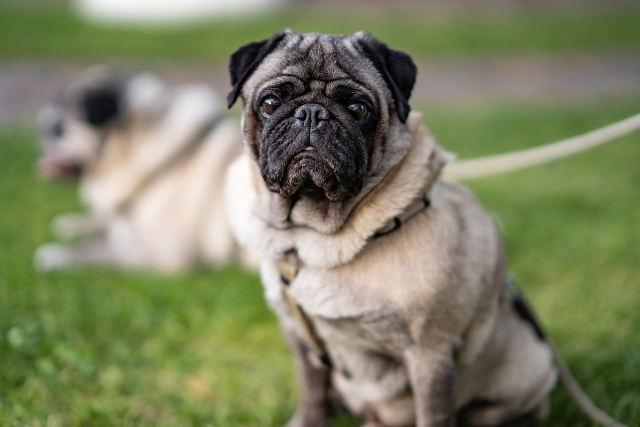
#> input picture aiiitb/OpenCV/Images/pug.jpg, 1280 x 853 px, found by its file name (shown at 1/2 size)
$ python OpenCV_ROI.py
#> lines starting #> are read from the running program, lines starting #| are printed output that depends on the picture
# -*- coding: utf-8 -*-
"""
Created on Thu Dec  7 20:28:17 2023

@author: AMIT
"""

import cv2
import numpy as np

img = cv2.imread("aiiitb\OpenCV\Images\pug.jpg")
#> img is the input picture: shape (853, 1280, 3); mean B, G, R 98.4, 129.9, 125.9

circles = np.zeros((2,2), int)
counter = 0

def mousePosition(event, x, y, flags, params):
    global counter
    if event == cv2.EVENT_LBUTTONDOWN:
        circles[counter] = x, y
        counter += 1
        print(circles)

roi = img[67:390,447:815]
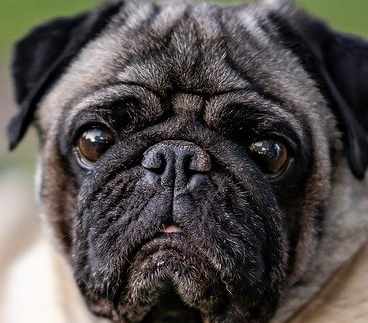
#> roi: shape (323, 368, 3); mean B, G, R 77.1, 79.3, 84.6

cv2.imshow("Original", img)
cv2.setMouseCallback('Original', mousePosition)
cv2.imshow("ROI", roi)

# press any key with 0 wait time
cv2.waitKey(0)
# Close all imageframe
cv2.destroyAllWindows()

$ run again, with aiiitb/OpenCV/Images/cards.jpg copied over aiiitb/OpenCV/Images/pug.jpg
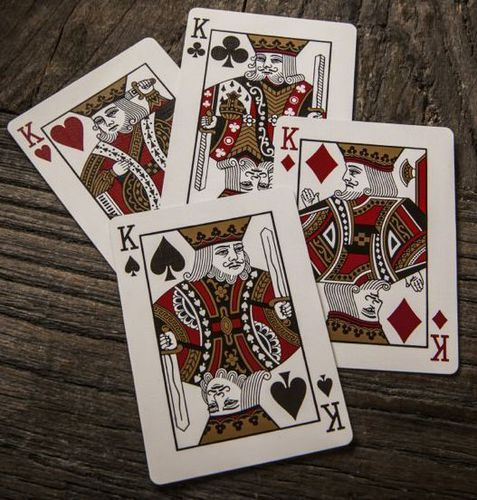
#> input picture aiiitb/OpenCV/Images/cards.jpg, 477 x 500 px, found by its file name
#> img is the input picture: shape (500, 477, 3); mean B, G, R 88.1, 96.6, 109.6
#> `roi = img[67:390,447:815]`:
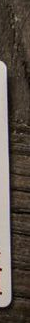
#> roi: shape (323, 30, 3); mean B, G, R 72.1, 80, 89.6

$ run again, with aiiitb/OpenCV/Images/child.jpg copied over aiiitb/OpenCV/Images/pug.jpg
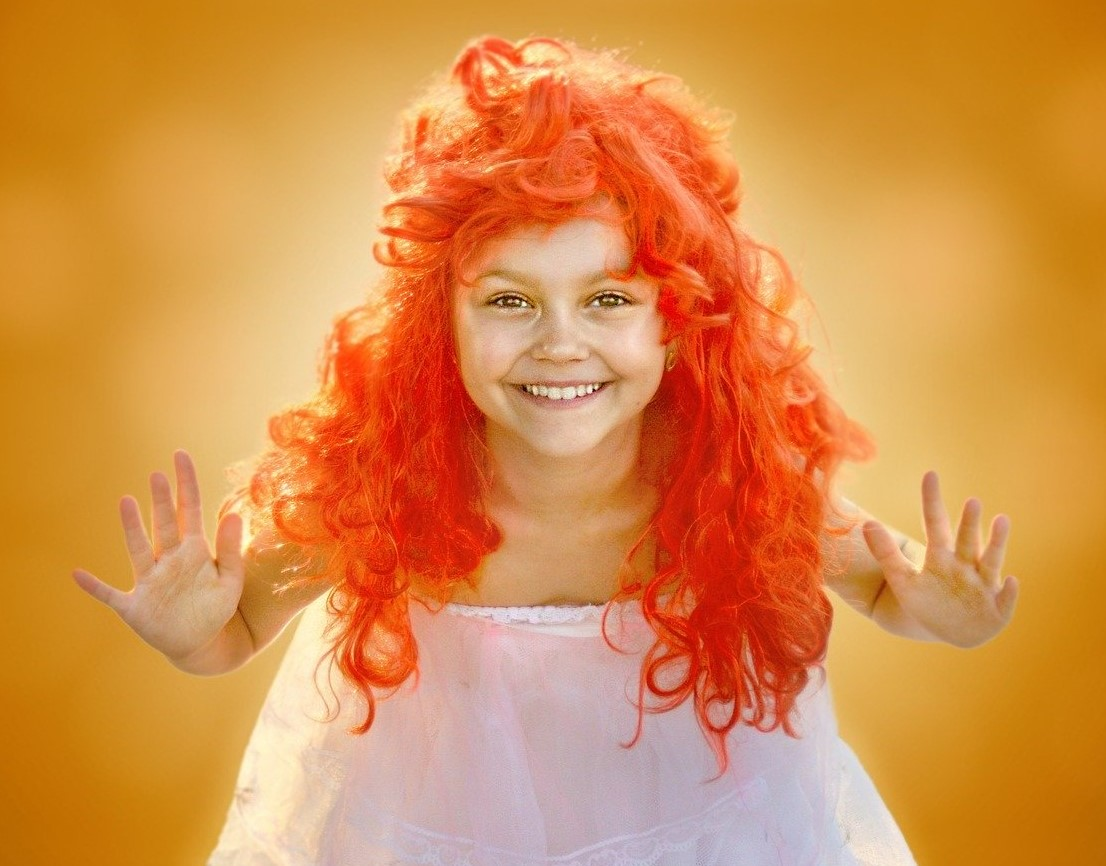
#> input picture aiiitb/OpenCV/Images/child.jpg, 1106 x 866 px, found by its file name
#> img is the input picture: shape (866, 1106, 3); mean B, G, R 74.1, 142.2, 215.5
#> `roi = img[67:390,447:815]`:
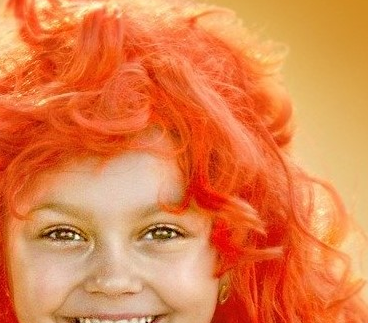
#> roi: shape (323, 368, 3); mean B, G, R 72.5, 127.9, 226.9
